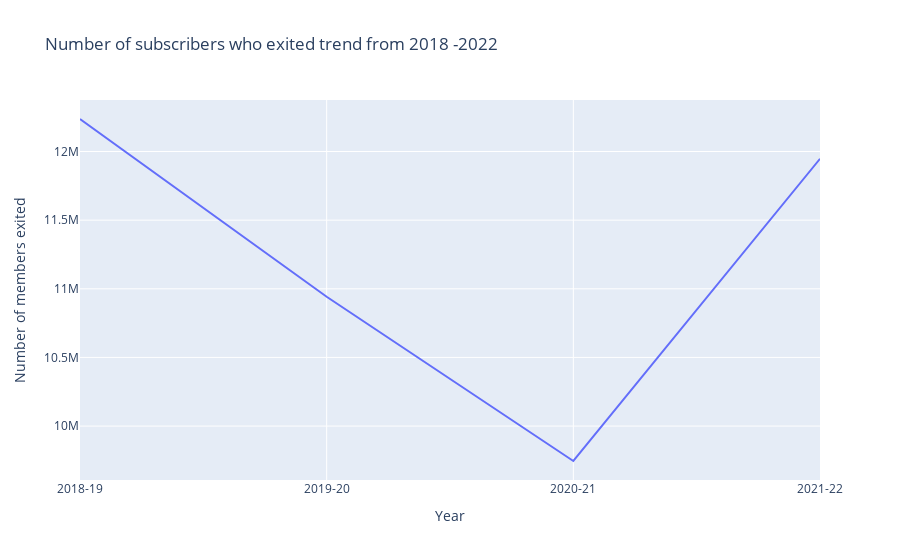

Notebook code for this chart:
### Markdown cell above
Observation from above illustration:
* A new EPFO subcriber means the creation of a new UAN number assigned to an indivdual/establishment. 
At the onset of peak COVID-19 pandemic in 2020 the total number of new EPFO subcribers has dropped by almost 40% to 8.3 million from 15 million per year. 
* This fact necessitates the slowed down-hiring process across India.
* The trend shows steady rise post peak COVID-19

### Code cell
fig = px.line(df,x="Year",y="Number of members exited",title= "Number of subscribers who exited trend from 2018 -2022")



fig.show()

### Figure 1 — Plotly figure (JSON) as saved in the notebook; plotly's stock layout.template omitted (floating-point values rounded to 4 significant figures)
{"data": [{"hovertemplate": "Year=%{x}<br>Number of members exited=%{y}<extra></extra>", "legendgroup": "", "line": {"color": "#636efa", "dash": "solid"}, "marker": {"symbol": "circle"}, "mode": "lines", "name": "", "orientation": "v", "showlegend": false, "type": "scatter", "x": ["2018-19", "2019-20", "2020-21", "2021-22"], "xaxis": "x", "y": [12236777, 10942244, 9745603, 11947094], "yaxis": "y"}], "layout": {"legend": {"tracegroupgap": 0}, "title": {"text": "Number of subscribers who exited trend from 2018 -2022"}, "xaxis": {"anchor": "y", "domain": [0, 1], "title": {"text": "Year"}}, "yaxis": {"anchor": "x", "domain": [0, 1], "title": {"text": "Number of members exited"}}}}
